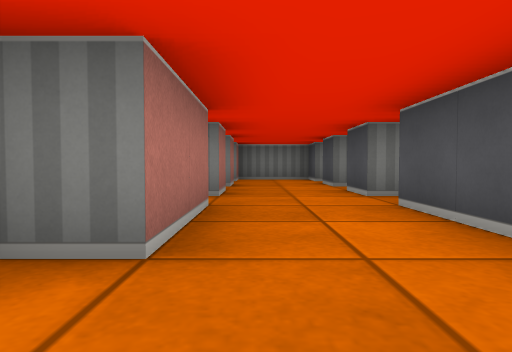
view 1 (above)

16 first-person views from a walk through a cub3D maze. The camera is about half as high as the walls, tilts 2° down and sees 75° across. The floor is counted in squares. Each view is taken from the middle of a square. On the plan, view 1 faces up. The plan holds only what a view shows up to about 9 squares ahead; the rest is blank.

view 2
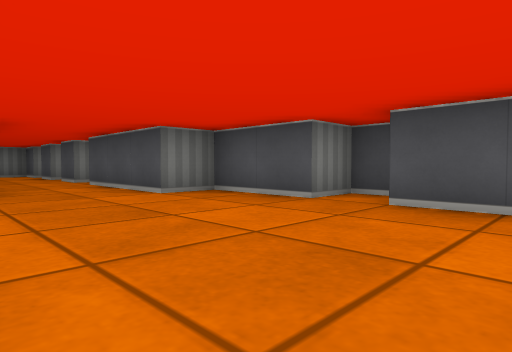

view 3
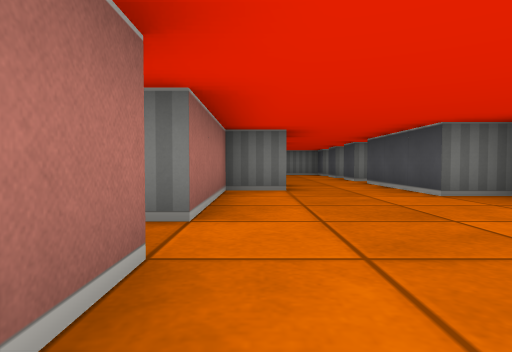

view 4
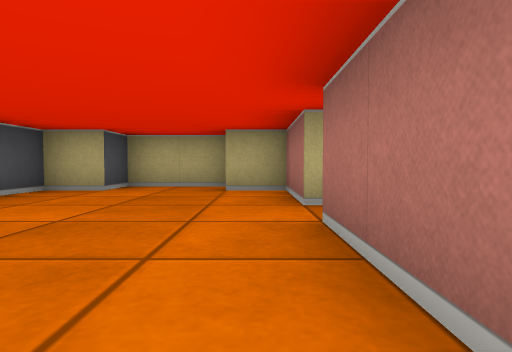

view 5
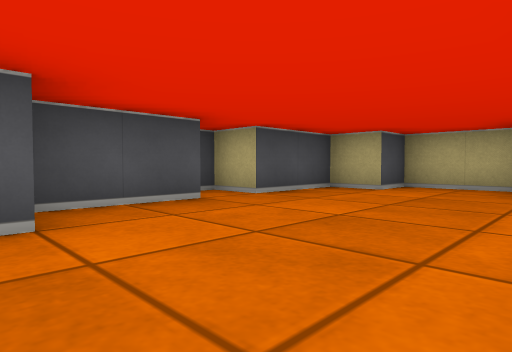

view 6
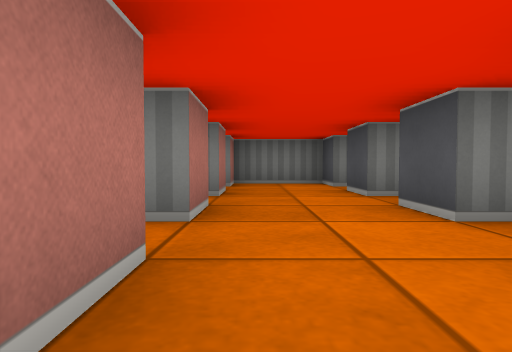

view 7
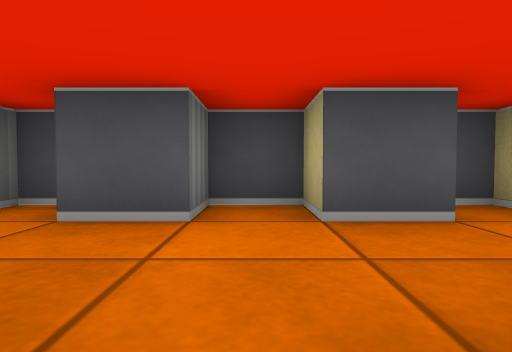

view 8
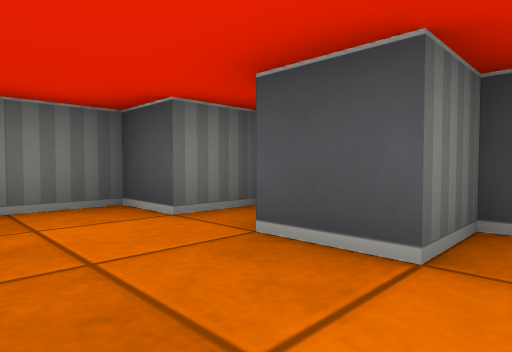

view 9
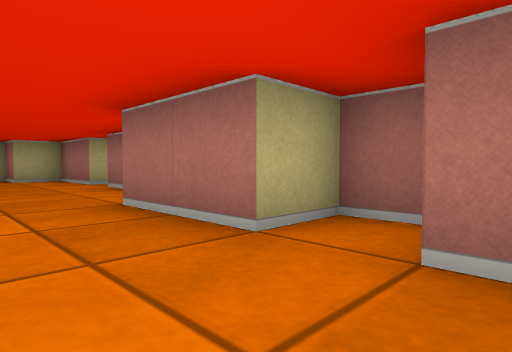

view 10
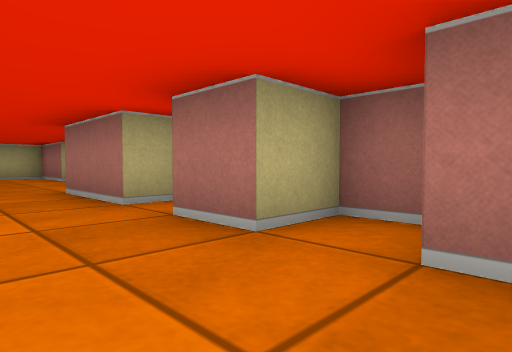

view 11
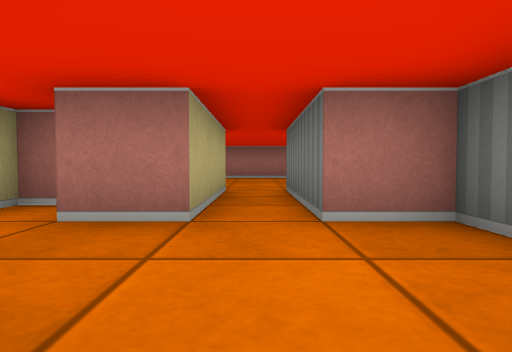

view 12
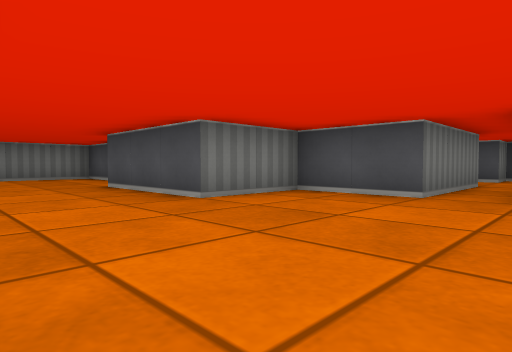

view 13
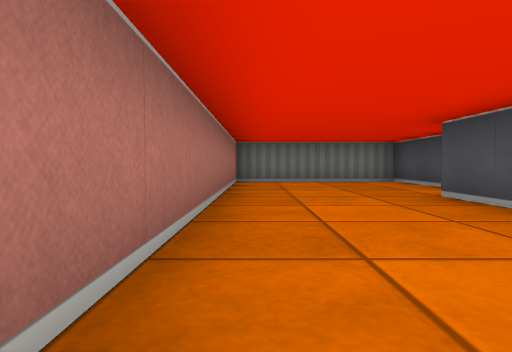

view 14
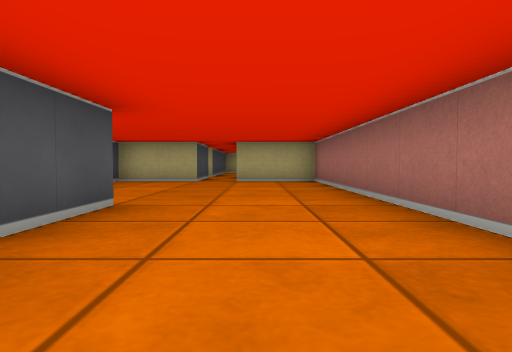

view 15
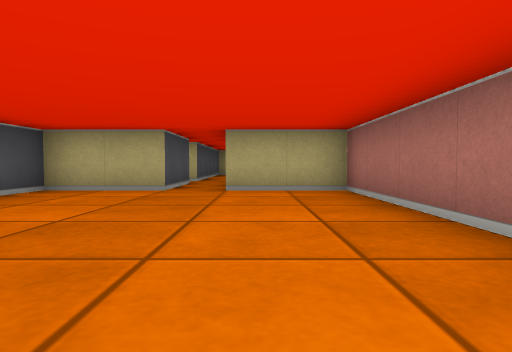

view 16
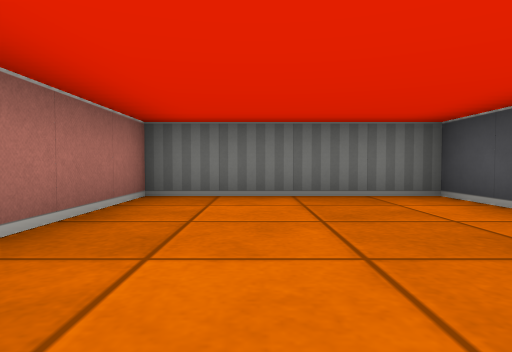

### Floor plan
Ten units are one square. View 1 is at (0, 0); x grows to the right and y downward. Boxes are objects, and circles mark ways between rooms. Rooms are numbered by the first view taken in them; rooms with no view inside come last. Other rooms are left out.
<svg viewBox="-90 -180 130 240">
<path fill="none" stroke="#000" d="M-15 25 -15 45 -5 45 -5 55 15 55 15 45 25 45 25 25 35 25 35 15 25 15 25 -5 15 -5 15 -35M25 -34 25 -40M20 -45 15 -45M-5 -45 -9 -45M-15 -42 -15 -35 -5 -35 -5 -15 -15 -15 -15 15M-15 -62 -15 -55 -5 -55 -5 -45M-5 -75 -5 -65M15 -45 15 -55 25 -55 25 -65 15 -65 15 -75M25 -80 25 -85 15 -85 15 -95 -5 -95 -5 -85M-35 -75 -5 -75M-45 -152 -45 -175 -85 -175 -85 -55 -65 -55M-55 -55 -35 -55 -35 -65M-5 -85 -35 -85 -35 -105 -55 -105 -55 -135"/>
<circle cx="5" cy="-50" r="3" fill="#2a7"/>
<circle cx="5" cy="-70" r="3" fill="#2a7"/>
<circle cx="-10" cy="-80" r="3" fill="#2a7"/>
<text x="10" y="10">1</text>
<text x="0" y="-60">2</text>
<text x="10" y="-80">3</text>
<text x="-60" y="-110">4</text>
</svg>
Room 1 opens to room 2. Room 2 opens to room 3. Room 3 opens to room 4.

Where each view was taken, in squares from view 1:
view 1: 0 up, 0 right, facing up
view 2: 4 down, 1 left, facing up-right
view 3: 4 down, 1 left, facing up
view 4: 1 up, 1 left, facing down
view 5: 1 up, 1 left, facing down-right
view 6: 2 up, 0 right, facing up
view 7: 6 up, 1 left, facing right
view 8: 6 up, 0 right, facing up-right
view 9: 5 up, 1 right, facing down-left
view 10: 7 up, 1 right, facing down-left
view 11: 8 up, 2 right, facing left
view 12: 7 up, 8 left, facing up-right
view 13: 9 up, 8 left, facing up
view 14: 14 up, 7 left, facing down
view 15: 11 up, 7 left, facing down
view 16: 13 up, 7 left, facing up
